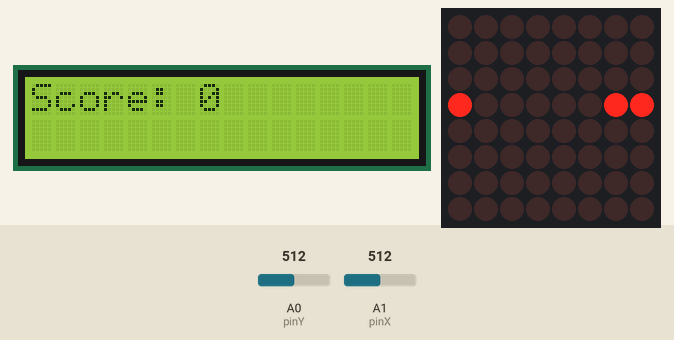
This sketch was run on a simulated Arduino Uno, built with avr-gcc and run on an emulated ATmega328P. On the bench: 16×2 character LCD, 8×8 LED matrix. The test bench sets the inputs (shaded band); at power-on: A0 (pinY) = 512, A1 (pinX) = 512. Random numbers use the default seed unless the sketch sets one; EEPROM starts erased.

Above: at 1.2 s.
1.3 s: A0 (pinY) set to 207
At 1.48 s:
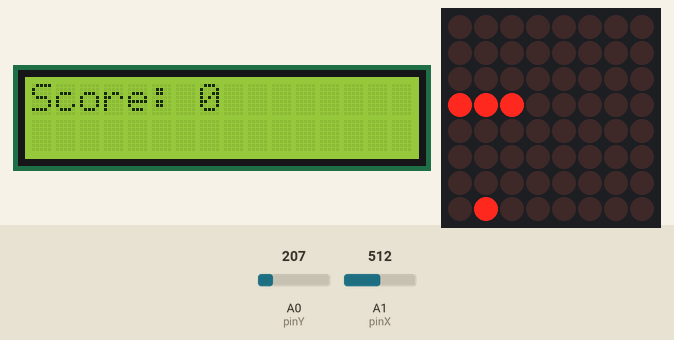
4.0 s: A0 (pinY) set to 192
At 4.28 s:
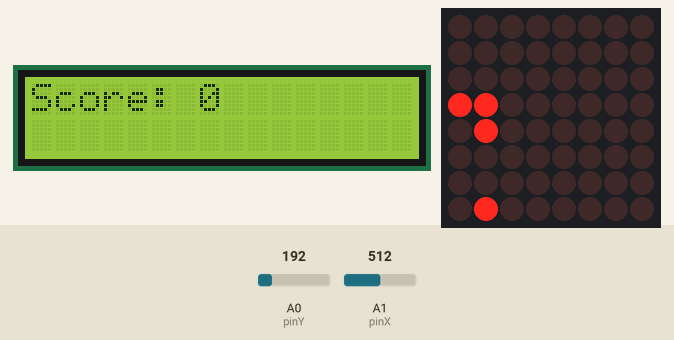
6.5 s: A0 (pinY) set to 210
9.5 s: A1 (pinX) set to 209
11.0 s: A1 (pinX) set to 185
At 11.45 s:
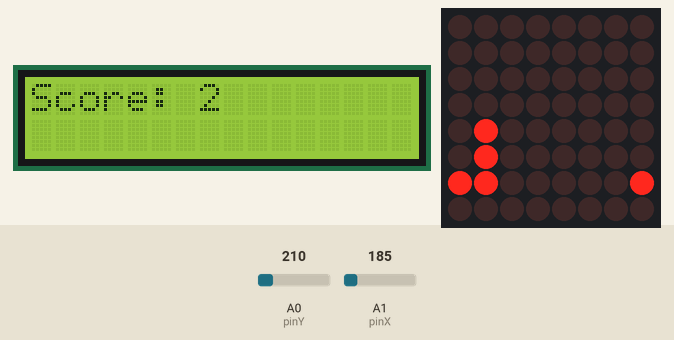
Timing chart, 0 to 14.0 s (numbered marks = the images above; inputs shaded):
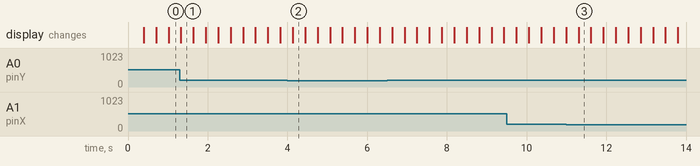

The sketch:

MATRX_PROJECT.ino
```cpp
#include <LedControl.h>
#include <LiquidCrystal.h>
#include <EEPROM.h>

// LCD
const int RS = 9;
const int enable = 3;
const int d4 = 7;
const int d5 = 6;
const int d6 = 5;
const int d7 = 4;
const int LCDnumberOfRows = 2;
const int LCDnumberOfColumns = 16;
LedControl ls = LedControl(12, 11, 10, 1); //data input, clock, load, nr drivers
LiquidCrystal lcd(RS, enable, d4, d5, d6, d7);

// JOYSTICK
const int pinX = A1;
const int pinY = A0;
const int swPin = A3;
const int lowThreshold = 200;
const int highThreshold = 900;
int xValue = 0;
int yValue = 0;
int swValue = 0;
bool swPressed = false;
bool movedX = false;
bool movedY = false;
unsigned long long previousSwitchTime = 0;
unsigned long long currentTime;
// GAME
const int messageSpeed = 5;
int level = 1;
int highScore = 0;
int highScoreStored = 0;
int score = 0;
bool win = false;
bool gameOver = false;
bool gameStart = false;
bool levelStarted = false;
bool barrier = false; //this will be true when the user will reach the minimum score required to pass the level
int barrierValue = 7;
int currentSpeed = 200;
struct Point {
  int row = 0, col = 0;
  Point(int row = 0, int col = 0): row(row), col(col){}
};


// SNAKE
int snakeLength = 0;
int initialSnakeLength = 3;
int snakeDirection = 0;
int gameBoard[8][8] = {};  //snake body segments storage
Point snake[64];
int initialSnakeX = 3;
int initialSnakeY = 3;
int rowHead = 0;
int colHead = 0;

int currentTranslationDelay = 170;
int initialTranslationDelay = 170;

int currentMillis = 0;
int previousMillis = 0;


// DIRECTION CONSTANTS
const short up = 1;
const short right = 2;
const short down = 3;
const short left = 4;
bool moveLeft = false;
bool moveRight = false;
bool moveUp = false;
bool moveDown = false;

// FOOD
bool eatenFood = 0;
int blinkFoodInterval = 200;
int curFoodBlinkMillis = 0;
int prevFoodBlinkMillis = 0;
Point food;
Point prevFood;

// MENU
int page = 0;
int  selected[4] = {0, 0, 0, 0};
int currentPage = 0;// 0 - startGame, 1 - highScore, 2 - settings, 3 - info
char welcome[] = "Welcome!";
char start[] = "Start";
char settings[] = "Settings";
char highScoreMenu[] = "HighScore";
char info[] = "Info";
char arrow[] = ">";
int arrowPosition = 0;
bool increaseArrowPosition = false;
bool decreaseArrowPosition = false;
bool enterSelection = false;
int previousShowTime = 0;

const PROGMEM bool gameOverMessage[8][90] = {
  {0, 0, 0, 0, 0, 0, 0, 0, 0, 0, 0, 0, 0, 0, 0, 0, 0, 0, 0, 0, 0, 0, 0, 0, 0, 0, 0, 0, 0, 0, 0, 0, 0, 0, 0, 0, 0, 0, 0, 0, 0, 0, 0, 0, 0, 0, 0, 0, 0, 0, 0, 0, 0, 0, 0, 0, 0, 0, 0, 0, 0, 0, 0, 0, 0, 0, 0, 0, 0, 0, 0, 0, 0, 0, 0, 0, 0, 0, 0, 0, 0, 0, 0, 0, 0, 0, 0, 0, 0},
  {0, 0, 0, 0, 0, 0, 0, 0, 0, 1, 1, 1, 1, 0, 0, 0, 0, 1, 1, 1, 1, 0, 0, 0, 1, 1, 0, 0, 0, 1, 1, 0, 0, 1, 1, 1, 1, 1, 1, 0, 0, 0, 0, 0, 0, 0, 1, 1, 1, 1, 0, 0, 0, 1, 1, 0, 0, 1, 1, 0, 0, 1, 1, 1, 1, 1, 1, 0, 0, 1, 1, 1, 1, 1, 0, 0, 0, 0, 1, 1, 0, 0, 0, 0, 0, 0, 0, 0, 0},
  {0, 0, 0, 0, 0, 0, 0, 0, 1, 1, 0, 0, 1, 1, 0, 0, 1, 1, 0, 0, 1, 1, 0, 0, 1, 1, 1, 0, 1, 1, 1, 0, 0, 1, 1, 0, 0, 0, 0, 0, 0, 0, 0, 0, 0, 1, 1, 0, 0, 1, 1, 0, 0, 1, 1, 0, 0, 1, 1, 0, 0, 1, 1, 0, 0, 0, 0, 0, 0, 1, 1, 0, 0, 1, 1, 0, 0, 1, 1, 1, 1, 0, 0, 0, 0, 0, 0, 0, 0},
  {0, 0, 0, 0, 0, 0, 0, 0, 1, 1, 0, 0, 0, 0, 0, 0, 1, 1, 0, 0, 1, 1, 0, 0, 1, 1, 1, 1, 1, 1, 1, 0, 0, 1, 1, 0, 0, 0, 0, 0, 0, 0, 0, 0, 0, 1, 1, 0, 0, 1, 1, 0, 0, 1, 1, 0, 0, 1, 1, 0, 0, 1, 1, 0, 0, 0, 0, 0, 0, 1, 1, 0, 0, 1, 1, 0, 0, 1, 1, 1, 1, 0, 0, 0, 0, 0, 0, 0, 0},
  {0, 0, 0, 0, 0, 0, 0, 0, 1, 1, 0, 0, 0, 0, 0, 0, 1, 1, 1, 1, 1, 1, 0, 0, 1, 1, 0, 1, 0, 1, 1, 0, 0, 1, 1, 1, 1, 1, 0, 0, 0, 0, 0, 0, 0, 1, 1, 0, 0, 1, 1, 0, 0, 1, 1, 0, 0, 1, 1, 0, 0, 1, 1, 1, 1, 1, 0, 0, 0, 1, 1, 1, 1, 1, 0, 0, 0, 0, 1, 1, 0, 0, 0, 0, 0, 0, 0, 0, 0},
  {0, 0, 0, 0, 0, 0, 0, 0, 1, 1, 0, 1, 1, 1, 0, 0, 1, 1, 0, 0, 1, 1, 0, 0, 1, 1, 0, 0, 0, 1, 1, 0, 0, 1, 1, 0, 0, 0, 0, 0, 0, 0, 0, 0, 0, 1, 1, 0, 0, 1, 1, 0, 0, 1, 1, 0, 0, 1, 1, 0, 0, 1, 1, 0, 0, 0, 0, 0, 0, 1, 1, 1, 1, 0, 0, 0, 0, 0, 1, 1, 0, 0, 0, 0, 0, 0, 0, 0, 0},
  {0, 0, 0, 0, 0, 0, 0, 0, 1, 1, 0, 0, 1, 1, 0, 0, 1, 1, 0, 0, 1, 1, 0, 0, 1, 1, 0, 0, 0, 1, 1, 0, 0, 1, 1, 0, 0, 0, 0, 0, 0, 0, 0, 0, 0, 1, 1, 0, 0, 1, 1, 0, 0, 0, 1, 1, 1, 1, 0, 0, 0, 1, 1, 0, 0, 0, 0, 0, 0, 1, 1, 0, 1, 1, 0, 0, 0, 0, 0, 0, 0, 0, 0, 0, 0, 0, 0, 0, 0},
  {0, 0, 0, 0, 0, 0, 0, 0, 0, 1, 1, 1, 1, 0, 0, 0, 1, 1, 0, 0, 1, 1, 0, 0, 1, 1, 0, 0, 0, 1, 1, 0, 0, 1, 1, 1, 1, 1, 1, 0, 0, 0, 0, 0, 0, 0, 1, 1, 1, 1, 0, 0, 0, 0, 0, 1, 1, 0, 0, 0, 0, 1, 1, 1, 1, 1, 1, 0, 0, 1, 1, 0, 0, 1, 1, 0, 0, 0, 1, 1, 0, 0, 0, 0, 0, 0, 0, 0, 0}
};

bool Level1[8][8] = {
  {0, 0, 0, 0, 0, 0, 0, 0},
  {0, 0, 0, 0, 0, 0, 0, 0},
  {0, 0, 0, 0, 0, 0, 0, 0},
  {0, 0, 0, 0, 0, 0, 0, 0},
  {0, 0, 0, 0, 0, 0, 0, 0},
  {0, 0, 0, 0, 0, 0, 0, 0},
  {0, 0, 0, 0, 0, 0, 0, 0},
  {0, 0, 0, 0, 0, 0, 0, 0}
};


bool Level2[8][8] = {
  {0, 0, 0, 1, 1, 0, 0, 0},
  {0, 0, 0, 1, 1, 0, 0, 0},
  {0, 0, 0, 0, 0, 0, 0, 0},
  {0, 0, 0, 0, 0, 0, 0, 0},
  {0, 0, 0, 0, 0, 0, 0, 0},
  {0, 0, 0, 0, 0, 0, 0, 0},
  {0, 0, 0, 1, 1, 0, 0, 0},
  {0, 0, 0, 1, 1, 0, 0, 0}
};

bool Level3[8][8] = {
  {0, 0, 0, 1, 1, 0, 0, 0},
  {0, 0, 0, 1, 1, 0, 0, 0},
  {0, 0, 0, 1, 1, 0, 0, 0},
  {0, 0, 0, 0, 0, 0, 0, 0},
  {0, 0, 0, 0, 0, 0, 0, 0},
  {0, 0, 0, 1, 1, 0, 0, 0},
  {0, 0, 0, 1, 1, 0, 0, 0},
  {0, 0, 0, 1, 1, 0, 0, 0}
};

bool sadFace[8][8] = {
{0, 0, 0, 0, 0, 0, 0, 0}, // 0
{0, 0, 1, 0, 0, 1, 0, 0}, // 1
{0, 0, 1, 0, 0, 1, 0, 0}, // 2
{0, 0, 0, 0, 0, 0, 0, 0}, // 3
{0, 0, 0, 0, 0, 0, 0, 0}, // 4
{0, 1, 1, 1, 1, 1, 1, 0}, // 5
{1, 0, 0, 0, 0, 0, 0, 1}, // 6
{0, 0, 0, 0, 0, 0, 0, 0}, // 7
};


// MAP FUNCTION
void printMap(bool matrix[8][8]){
  for (int row = 0; row < 8; row++) {
    for (int col = 0; col < 8; col++) {
      ls.setLed(0, col, row, matrix[col][row]);
    }
  }
}

void showGameOverMessage(bool matrix[8][8]){
  for (int row = 0; row < 8; row++) {
    for (int col = 0; col < 8; col++) {
      ls.setLed(0, col, row, matrix[col][row]);
    }
  }
}


// SNAKE DISPLAY FUNCTIONS
void showSnake(bool matrix[8][8]){
  for(int i = 0; i < snakeLength; i++){
    // this will turn on leds representing the snake
    // initially snakeLength will be 0 so it won't appear
    matrix[snake[i].row][snake[i].col] = true;
  }
}


// AT GAME START
void initialize(bool matrix[8][8]){

 rowHead = initialSnakeX;
 colHead = initialSnakeY;
 // constructing the rest of the body
 for(int i = 0; i < 3; i++){
   snake[i].row = rowHead;
   snake[i].col = colHead - i;
  }
  // set initial snake values
  // the snake will move right, with 3 body segments
  // and speed 100
  snakeLength = 3;
  moveRight = true;
  currentSpeed = 100;
  // this means that snake length isn't bigger than barrier value so game isn't over
  barrier = false;
  // now we put food randomly on map
  food.row = random(8);
  food.col = random(8);

}


// FOOD
void blinkFood(bool matrix[8][8]){

  curFoodBlinkMillis = millis();
  if(curFoodBlinkMillis - prevFoodBlinkMillis >= blinkFoodInterval){
    prevFoodBlinkMillis = curFoodBlinkMillis;
    matrix[food.row][food.col] =! matrix[food.row][food.col];
  }

}

void eat(bool matrix[8][8]){

  int prevPiece = snakeLength - 1;
  int newPiece = snakeLength;
  //  here we will make our snake grow by eating food
  if(prevPiece > 9) return; // if the snake length is bigger than 9 it will not grew up

  // if not, we will turn on a new piece
  snake[newPiece].row = snake[prevPiece].row;
  snake[newPiece].col = snake[prevPiece].col;
  //  here we will turn on the new led on matrix
  matrix[snake[newPiece].row][snake[newPiece].col] = true;
  eatenFood = true;
  snakeLength += 1;
  score +=1;

}

// this function will generate random coords for food while game is not over
void generateFood(bool matrix[8][8]){

  Point prevFood;
  prevFood.row = food.row;
  prevFood.col = food.col;
  // if food isn't on map then we check if we won
  if(food.row == -1 || food.col == -1)
    if(snakeLength >= 9){
      win = true;
      return;
    }
  // if not, generate a new piece of food on map
  do{
    food.col = random(8);
    food.row = random(8);
  }while(matrix[food.row][food.col] > 0);

  // and turn its led on
  matrix[food.row][food.col] = true;

  // turn off the last food piece on map
  if(eatenFood){
    matrix[prevFood.row][prevFood.col] = false;
    eatenFood = !eatenFood;
  }

}


// MOVE SNAKE ON MAP
void moveSnake(bool matrix[8][8], int newRow, int newCol){
  //here we will turn off the snake which represents the snake
  //from bottom to head
  //frist turn off the bottom led
  matrix[snake[snakeLength - 1].row][snake[snakeLength - 1].col] = false;
  // then one by one the rest of the body parts will inherit bottom state
  for (int i = snakeLength - 1; i >= 1; i--) {
    snake[i] = snake[i - 1];
    }
  // check if the snake head reaches the food coords
  if(newRow == food.row && newCol == food.col){
    eat(matrix);
    currentTranslationDelay -= 5;
    generateFood(matrix);
  }
  else{
    // the food will blink until the snake will reach its coords
    blinkFood(matrix);
  }
  // new we check if the new piece is valid and we turn that led on
  // if it isn't, it means that its already a piece of snake and
  // we stop the game
  if(matrix[newRow][newCol] == 0){
    snake[0].row = newRow;
    snake[0].col = newCol;
    matrix[newRow][newCol] = true;
  }
  else{
    if(newRow != food.row && newCol != food.col)
      gameOver = true;
  }
}

// MOVE DIRECTIONS
// these four function ensure that the snake don't go outside our matrix
void moveRightt(bool matrix[8][8]){
  // check if the snake's head go outside our matrix
  // if not then ne will move foward
  if(rowHead < 7) rowHead += 1;
  // otherwise he will be moved to start
  else{
    rowHead = 0;
    if(barrier){
      level++;
      levelStarted = false;
      barrier = false;
    }
  }
  moveSnake(matrix, colHead, rowHead);
}

void moveLeftt(bool matrix[8][8]){
  // check if the snake's head go outside our matrix
  // if not then ne will move foward
  if(rowHead > 0) rowHead -= 1;
  // otherwise he will be moved to start
  else{
    rowHead = 7;
    if(barrier){
      level++;
      levelStarted = false;
      barrier = false;
    }
  }
  moveSnake(matrix, colHead, rowHead);
}

void moveUpp(bool matrix[8][8]){
  // check if the snake's head go outside our matrix
  // if not then ne will move foward
  if(colHead < 7) colHead += 1;
  // otherwise he will be moved to start
  else{
    colHead = 0;
    if(barrier){
      level++;
      levelStarted = false;
      barrier = false;
    }
  }
  moveSnake(matrix, colHead, rowHead);
}

void moveDownn(bool matrix[8][8]){
  // check if the snake's head go outside our matrix
  // if not then ne will move forward
  if(colHead > 0) colHead -= 1;
  // otherwise he will be moved to start
  else{
    colHead = 7;
    if(barrier){
      level++;
      levelStarted = false;
      barrier = false;
    }
  }
  moveSnake(matrix, colHead, rowHead);
}


// MOVE HEAD
void moveHead(bool matrix[8][8]){
  // read joystick values for x and y
  xValue = analogRead(pinX);
  yValue = analogRead(pinY);

  if(movedX == false && movedY == false){
    if(xValue > highThreshold && (moveUp || moveDown)){
      movedX = true;
      moveLeft = false;
      moveRight = true;
      moveUp = false;
      moveDown = false;
    }
    if(xValue < lowThreshold && (moveUp || moveDown)){
      movedX = true;
      moveLeft = true;
      moveRight = false;
      moveUp = false;
      moveDown = false;
    }
  }
  if(movedX == false && movedY == false){
    if (yValue > highThreshold && (moveRight || moveLeft)) {
      movedY = true;
      moveLeft = false;
      moveRight = false;
      moveUp = false;
      moveDown = true;
    }

    if (yValue < lowThreshold && (moveRight || moveLeft)) {
      movedY = true;
      moveLeft = false;
      moveRight = false;
      moveUp = true;
      moveDown = false;
    }
  }

  if(yValue >= lowThreshold && yValue <= highThreshold && movedY) movedY = false;
  if(xValue >= lowThreshold && xValue <= highThreshold && movedX) movedX = false;


  // ne asiguram ca se misca incontinuu pe o directie pana la schimbare
  if(moveLeft){
    currentMillis = millis();
    if (currentMillis - previousMillis >= currentTranslationDelay) {
      moveLeftt(matrix);
      previousMillis = currentMillis;
    }
  }

  if(moveRight){
    currentMillis = millis();
    if (currentMillis - previousMillis >= currentTranslationDelay) {
      moveRightt(matrix);
      previousMillis = currentMillis;
    }
  }

  if(moveDown){
    currentMillis = millis();
    if (currentMillis - previousMillis >= currentTranslationDelay) {
      moveDownn(matrix);
      previousMillis = currentMillis;
    }
  }

  if(moveUp){
    currentMillis = millis();
    if (currentMillis - previousMillis >= currentTranslationDelay) {
      moveUpp(matrix);
      previousMillis = currentMillis;
    }
  }
}

void handleGameState(){

  if(gameOver || win){
    if(gameOver) showGameOverMessage(sadFace);
    else if(win)
    // re-init the game
    win = false;
    gameOver = false;
    snake[0].row = random(8);
    snake[0].col = random(8);
    food.row = -1;
    food.col = -1;
    snakeLength = initialSnakeLength;
    snakeDirection = 0;
    ls.clearDisplay(0);
  }

}

// LEVELS
void level_1(){
  // here we will display different a different matrix for each level
  // with different difficulties
  if(!levelStarted){
    initialize(Level1);
    levelStarted = true;
  }
  if(!gameOver){
    moveHead(Level1);
    printMap(Level1);  //displays the map for level 1
    //check if the snake reaches the
    if (snakeLength >= barrierValue){

      barrier = true;

      /*for (int row = 0; row < 8; row++) {
    for (int col = 0; col < 8; col++) {
      ls.setLed(0, col, row, sadFace[col][row]);
    }
  }*/
    }
  }else{
   showGameOverMessage(sadFace);
  }
}


void level_2(){
  // here we will display different a different matrix for each level
  // with different difficulties
  if(!levelStarted){
    initialize(Level2);
    levelStarted = true;
  }
  if(!gameOver){
    moveHead(Level2);
    printMap(Level2);  //displays the map for level 1
    if (snakeLength >= barrierValue){
      barrier = true;
      /*
      for (int row = 0; row < 8; row++) {
    for (int col = 0; col < 8; col++) {
      ls.setLed(0, col, row, sadFace[col][row]);
    }
  }*/
    }
  }else{
    showGameOverMessage(sadFace);
  }
}

void level_3(){
  // here we will display different a different matrix for each level
  // with different difficulties
  if(!levelStarted){
    initialize(Level2);
    levelStarted = true;
  }
  if(!gameOver){
    moveHead(Level3);
    printMap(Level3);  //displays the map for level 1
    if (snakeLength >= barrierValue){
      barrier = true;
      for (int row = 0; row < 8; row++) {
    for (int col = 0; col < 8; col++) {
      ls.setLed(0, col, row, sadFace[col][row]);
    }
  }
    }
  }else{
    showGameOverMessage(sadFace);
  }
}

// LCD AND GAME CONTROL FUNCTIONS
void startGame(){
 if(swPressed){
    gameStart = false;
    gameOver = true;
  }
  if(!gameOver){
    switch(level){
      case 1:
      level_1();
      break;
      case 2:
      level_2();
      break;
      case 3:
      level_3();
      break;
     }
    gameStart = true;
  }
  else if(gameOver){
    showGameOverMessage(sadFace);
    gameStart = false;
  }
  lcd.clear();
  lcd.print("Score:");
  lcd.setCursor(7, 0);
  lcd.print(score);
}

// LCD

void switchState(){

  int swValue = digitalRead(swPin);
  if(!swValue && previousSwitchTime + 150 < currentTime){
    swPressed = 1;
    previousSwitchTime = currentTime;
    Serial.println("pushed");
  }
  else
    swPressed = false;

}

void showInfo(){

  lcd.clear();
  lcd.setCursor(0, 0);
  lcd.print("Autor - Anca");

}
void showHighScore(){

  lcd.clear();
  lcd.setCursor(0, 0);
  lcd.print("Highscore:");
  lcd.print(highScore);

}

void showSettings(){

  lcd.clear();
  lcd.setCursor(0, 0);
  lcd.print("Level:");
  lcd.print(level);
  lcd.setCursor(0, 1);
  lcd.print("Speed:");
  lcd.print(currentSpeed);

}
void showPage(){

  switch(currentPage){
    case(0):
      startGame();
      break;
    case(1):
      showHighScore();
      break;
    case(2):
      showSettings();
      break;
    case(3):
      showInfo();
      break;
  }

}

void swMenu(){

  xValue = analogRead(pinX);
  if(xValue > highThreshold) xValue = 1;
  else if(xValue < lowThreshold) xValue = -1;
  xValue = analogRead(pinY);
  if(yValue > highThreshold) yValue = 1;
  else if(yValue < lowThreshold) yValue = -1;

}

void showMenu(){

  if(previousShowTime + 50 >= currentTime) return;
  lcd.clear();
  lcd.setCursor(0, 0);
  char menu[3][30] = {"StartGame", "Score", "Settings"}; ;
  int first, last, currentLine = 0;
   if(selected[currentPage] >= LCDnumberOfRows - 1){
     first = selected[currentPage] - LCDnumberOfRows + 1;
     last = selected[currentPage];
   }
   else{
    first = 0;
    last = LCDnumberOfRows - 1;
   }

   for (int i = first; i <= last; ++i){
       lcd.setCursor(0, currentLine++);
       if (selected[currentPage] == i)lcd.print(">");
       else lcd.print(" ");
       lcd.print(menu[i]);
       lcd.print(" ");
   }

    previousShowTime = currentTime;

}
void setup() {
  // put your setup code here, to run once:
 // put your setup code here, to run once:
  Serial.begin(9600);
  pinMode(pinX, INPUT);
  pinMode(pinY, INPUT);
  pinMode(swPin, INPUT_PULLUP);
  ls.shutdown(0, false); //0 represents our first driver turned on always
  ls.setIntensity(0, 2); //intensity is from 0 to 15
  ls.clearDisplay(0);  //clears the display on the first driver
  /*
  for (int row = 0; row < 8; row++) {
    for (int col = 0; col < 8; col++) {
      ls.setLed(0, col, row, true);
      delay(25);
    }
  }
  */
  lcd.begin(16, 2);
  highScoreStored = EEPROM.read(0);
  if(highScoreStored == 255){
    EEPROM.write(0, 0);
    highScoreStored = EEPROM.read(0);
  }
  Point food(3, 6); //set initial food location

}

void loop() {
  currentTime = millis();
  // put your main code here, to run repeatedly:

 // switchState();
  //showMenu();
  startGame();

}
```

Measured:
- the behaviour switches between 200 and 199 on A0 (pinY) (found by bisection; images 1 and 2)
- the behaviour switches between 200 and 199 on A1 (pinX) (found by bisection; images 2 and 3)
